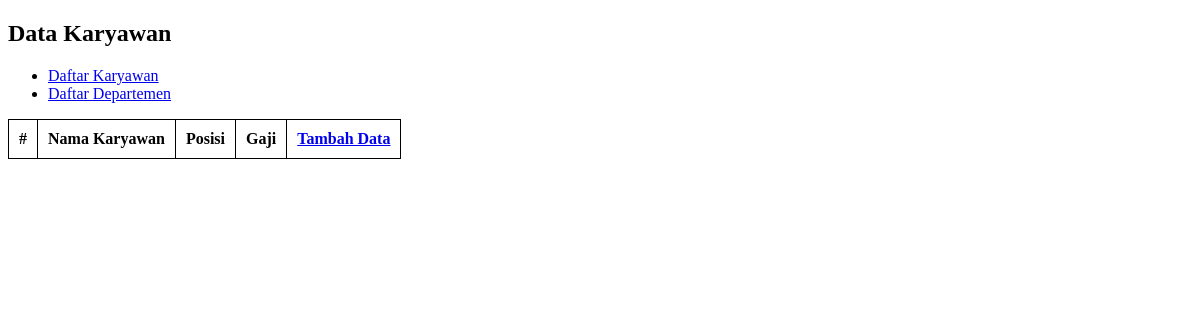
/karyawan/index.php, run on an earlier commit of the app's database.
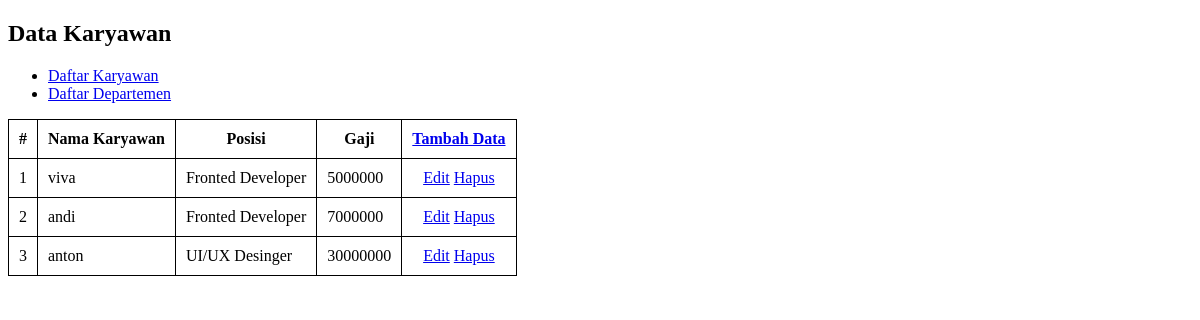
And on a later commit of the database.
### tables this page shows
CREATE TABLE `karyawan` (
  `karyawan_id` int(11) NOT NULL,
  `nama_karyawan` varchar(100) NOT NULL,
  `posisi` varchar(50) DEFAULT NULL,
  `gaji` int(11) DEFAULT NULL
);

### karyawan/index.php (the view, shortened to what this page needs)
<?php
include("../koneksi.php");
?>
<!DOCTYPE html>
<html lang="en">
<head>
</head>
<body>
    <h2>Data Karyawan</h2>
    <ul>
        <li><a href = "http://localhost/Thalia-Sarah_XI-RPL-2/human_resources/karyawan/index.php">Daftar Karyawan</a></li>
        <li><a href = "http://localhost/Thalia-Sarah_XI-RPL-2/human_resources/departemen/index.php">Daftar Departemen</a></li>
    </ul>
    <table>
        <thead>
            <tr align="center">
                <th>#</th>
                <th>Nama Karyawan</th>
                <th>Posisi</th>
                <th>Gaji</th>
                <th><a href="tambah_karyawan.php">Tambah Data</a></th>
            </tr>
        </thead>
        <tbody>
            <?php
            $no =1;
            $query = $db->query("SELECT * FROM karyawan");
            while ($karyawan = $query->fetch_assoc()){
                ?>
            <tr>
                <td><?php echo $no++ ?></td>
                <td><?php echo $karyawan['nama_karyawan']?></td>
                <td><?php echo $karyawan['posisi']?></td>
                <td><?php echo $karyawan['gaji']?></td>
                <td align="center">
                    <a href="edit_karyawan.php ?id=<?php echo $karyawan['karyawan_id'] ?>">Edit</a>
                    <a onclick= "return confirm('Hapus data?')" href="hapus_karyawan.php ?karyawan_id=<?php echo $karyawan['karyawan_id'] ?>">Hapus</a>
                </td>
            </tr>
            <?php
            }
            ?>
        </tbody>
    </table>
</body>
</html>

### karyawan/index.php (style rules this page uses)
table, th, td { border: 1px solid black; border-collapse: collapse; padding: 10px; }

What changed in the data, as far as the page shows it:
added karyawan: nama_karyawan "viva", posisi "Fronted Developer", gaji "5000000"
added karyawan: nama_karyawan "andi", posisi "Fronted Developer", gaji "7000000"
added karyawan: nama_karyawan "anton", posisi "UI/UX Desinger", gaji "30000000"
